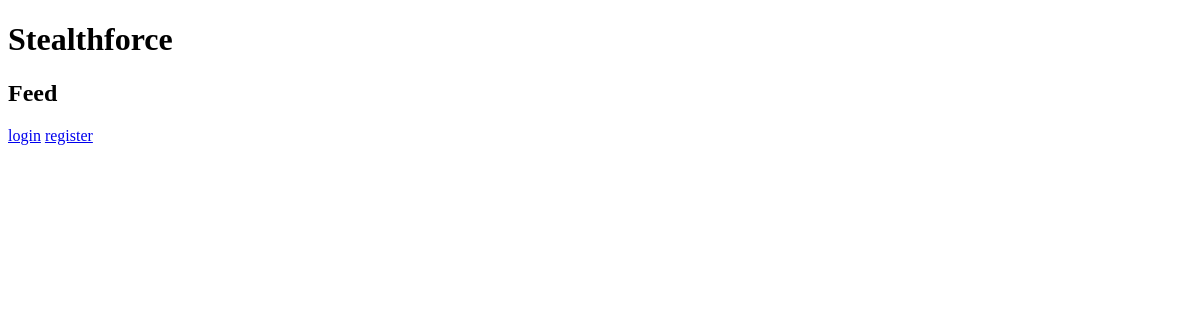
Before: / with the older database file.
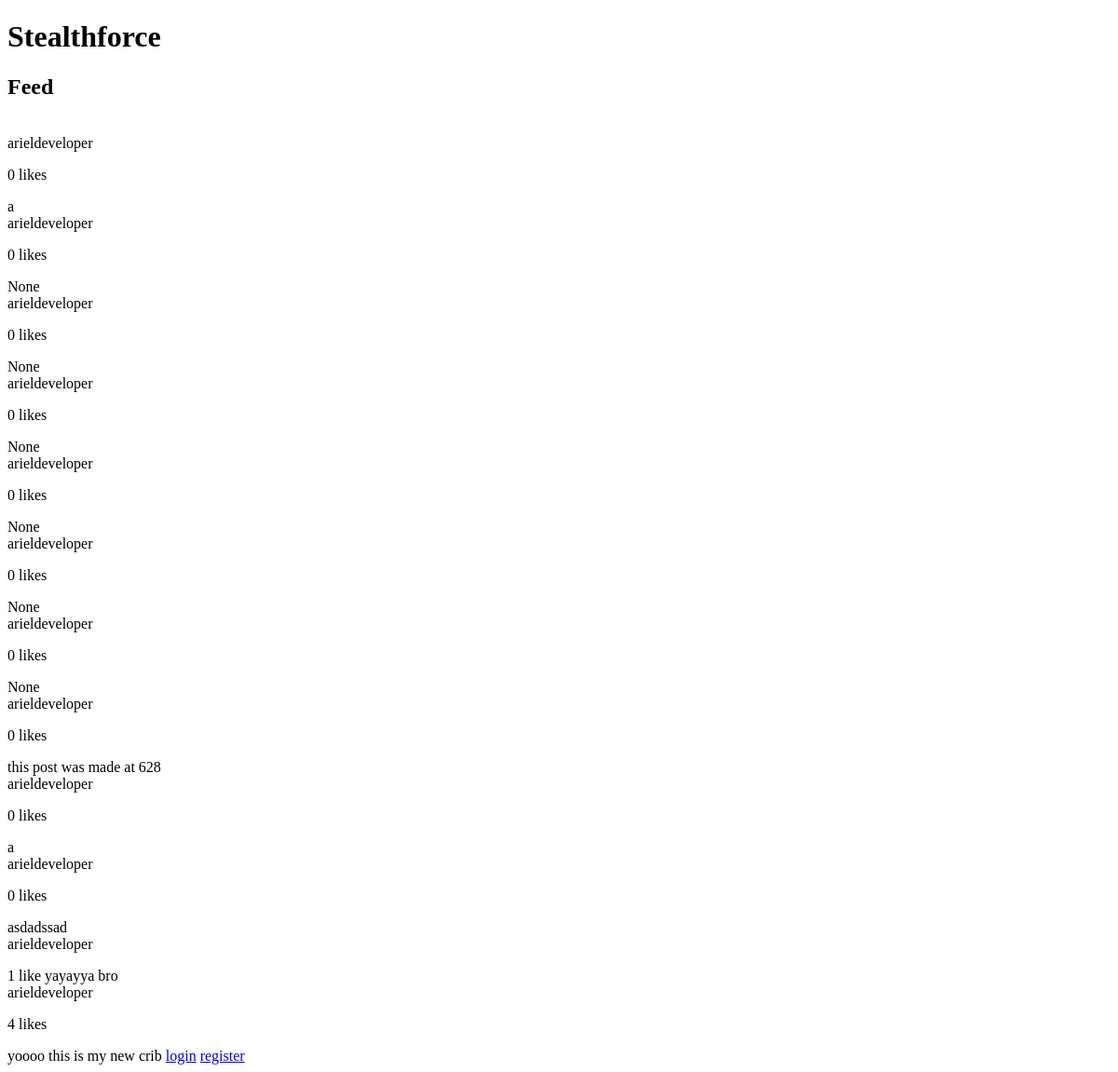
After: the same page with the newer database file.
### feed/models.py (models this page shows, shortened)
class FeedItem(models.Model):
    caption = models.CharField(max_length=255, blank=True, null=True) #Allow user
    owner = models.ForeignKey(User, on_delete=models.CASCADE)
    like_count = models.PositiveIntegerField(default=0)
    created_time = models.DateTimeField(auto_now_add=True)
    updated_time = models.DateTimeField(auto_now_add=True)

### users/models.py (models this page shows, shortened)
class Account(AbstractBaseUser):
    email = models.EmailField(verbose_name="email", max_length=60, unique=True)
    username = models.CharField(max_length=30, unique=True)
    date_joined = models.DateTimeField(verbose_name='date joined', auto_now_add=True)
    last_login = models.DateTimeField(verbose_name='last login', auto_now=True)
    is_admin = models.BooleanField(default=False)
    is_staff = models.BooleanField(default=False)
    is_superuser = models.BooleanField(default=False)
    is_active = models.BooleanField(default=True)
    USERNAME_FIELD = 'email' #allows user to login with email instead of username/id
    REQUIRED_FIELDS = ['username']
    objects = MyAccountManager()

### feed/views.py (the view)
# urls.py: path('', feed_views.FeedListView.as_view(), name='home'), #main homepage
class FeedListView(ListView):
    model = FeedItem
    template_name = 'feed/feed.html'
    context_object_name = 'feed_posts' #overrides the default variable used in the html template
    ordering = ['-created_time'] #order by models created_time

### feed/templates/feed/feed.html
{% extends 'main_app/base.html' %}
{% block body %}
  <h2>Feed</h2>
     {% for feed_post in feed_posts %}
         <br>
        {{ feed_post.owner.username }}
         <p>
         {% if feed_post.like_count > 1 or feed_post.like_count == 0 %}
            {{ feed_post.like_count }}  likes </p>
             {{ feed_post.caption }}
        {% endif %}
           {% if feed_post.like_count == 1 %}
            <p>{{ feed_post.like_count }} like
               {{ feed_post.caption }}
        {% endif %}
    {% endfor %}
{% if user.is_authenticated %}
<p>Hi {{ request.user }}</p>
<a href="accounts/profile/">profile</a>
<a href="accounts/logout/">logout</a>
    <a href="p/new/">New Post</a>
{% else %}
<a href="accounts/login/">login</a>
<a href="accounts/register/">register</a>
{% endif %}
{% endblock %}

### main_app/templates/main_app/base.html (shortened to what this page needs)
<!DOCTYPE html>
<html lang="en">
<head>
</head>
<body>
<h1>Stealthforce</h1>
{% block body %}
{% endblock %}
</body>
</html>

Changed rows visible on the page:
added FeedItem: owner.username "arieldeveloper", like_count "0", caption "a"
added FeedItem: owner.username "arieldeveloper", like_count "0", caption "None"
added FeedItem: owner.username "arieldeveloper", like_count "0", caption "None"
added FeedItem: owner.username "arieldeveloper", like_count "0", caption "None"
added FeedItem: owner.username "arieldeveloper", like_count "0", caption "None"
added FeedItem: owner.username "arieldeveloper", like_count "0", caption "None"
added FeedItem: owner.username "arieldeveloper", like_count "0", caption "None"
added FeedItem: owner.username "arieldeveloper", like_count "0", caption "this post was made at 628"
added FeedItem: owner.username "arieldeveloper", like_count "0", caption "a"
added FeedItem: owner.username "arieldeveloper", like_count "0", caption "asdadssad"
added FeedItem: owner.username "arieldeveloper", like_count "1", caption "yayayya bro"
added FeedItem: owner.username "arieldeveloper", like_count "4", caption "yoooo this is my new crib"
